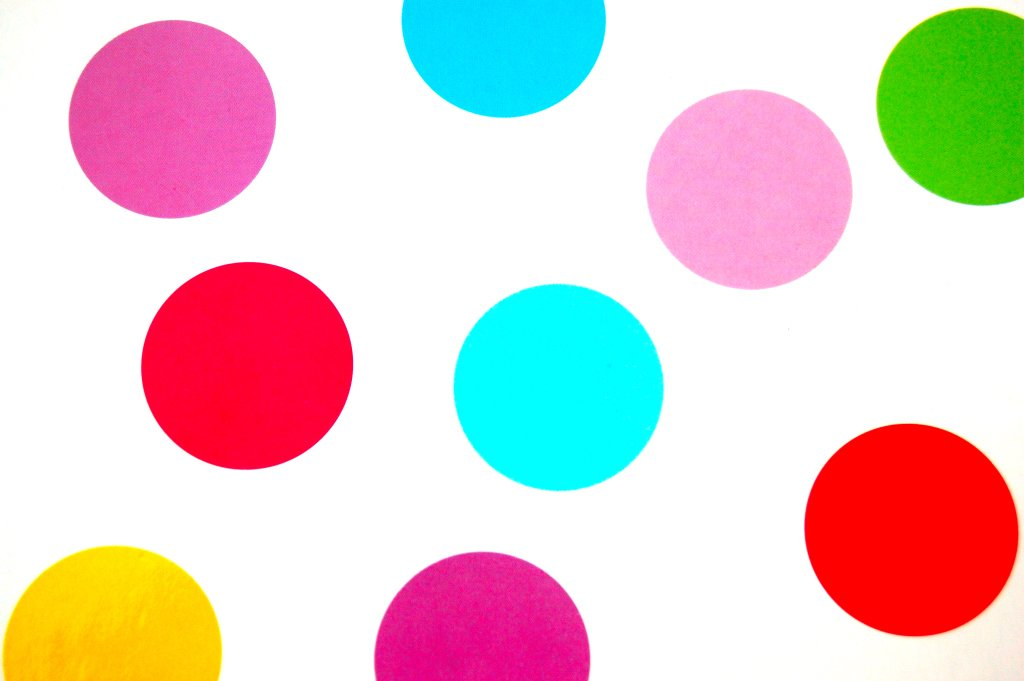
#> input picture DDD.jpg, 1024 x 681 px
$ python dot_detect.py   (older library calls are emulated)
#> lines starting #> are read from the running program, lines starting #| are printed output that depends on the picture; after the words box and inside, x2 and y2 are one past the last pixel; in counts of white or black regions, pixels touching at a corner belong together
import cv2
import numpy as np

img = cv2.imread("DDD.jpg")
#> img is the input picture: shape (681, 1024, 3); mean B, G, R 204.2, 204.7, 226.5
img = cv2.cvtColor(img, cv2.COLOR_BGR2HSV)
#> img: shape (681, 1024, 3); mean H, S, V 45.9, 83, 251
lower_red = np.array([0,50,50])
upper_red = np.array([10,255,255])
mask0 = cv2.inRange(img, lower_red, upper_red)
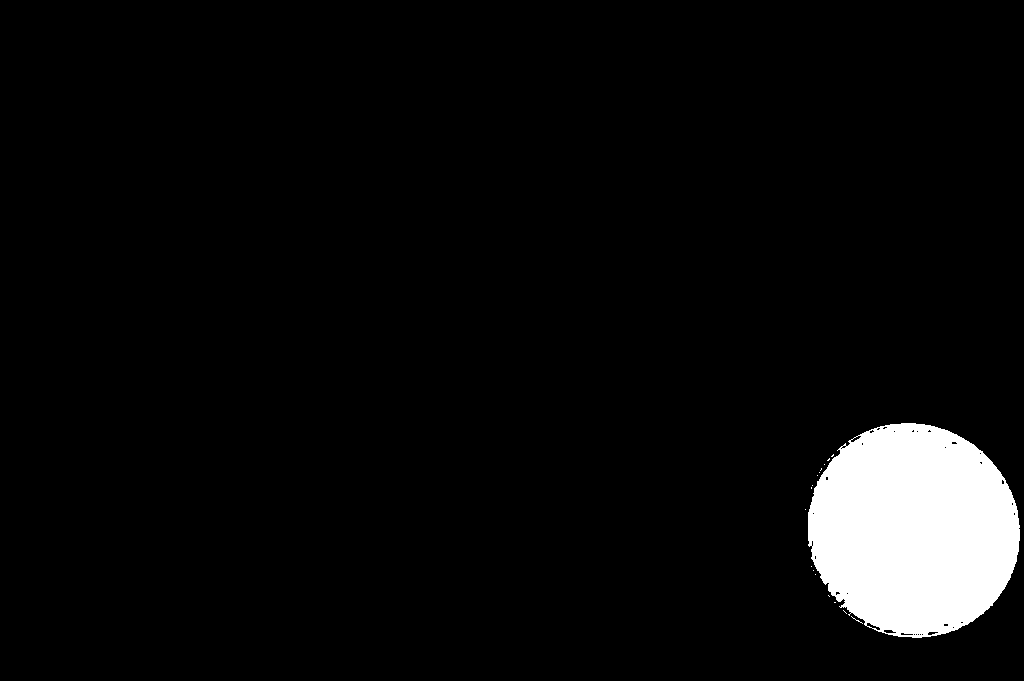
#> mask0: shape (681, 1024); 5.1% white; 17 white regions (16 under 20 px), largest, box (x1, y1, x2, y2) and area: (808, 423, 1020, 638) 35368
cv2.imshow("Mask0",mask0)
cv2.waitKey(0)
cv2.destroyAllWindows()

lower_red = np.array([170,50,50])
upper_red = np.array([180,255,255])
mask1 = cv2.inRange(img, lower_red, upper_red)
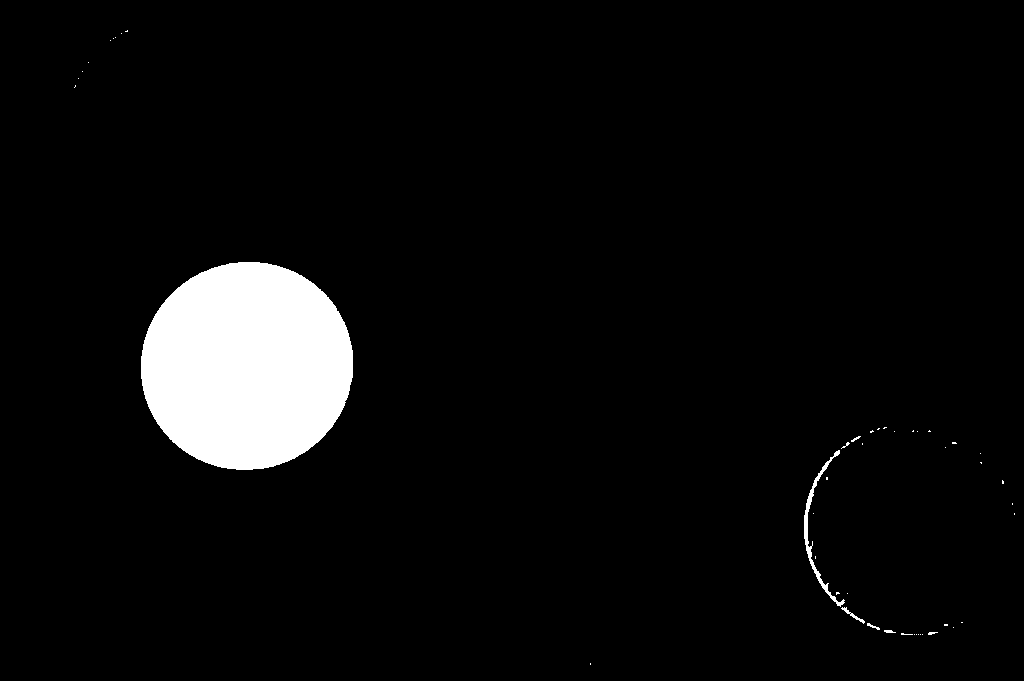
#> mask1: shape (681, 1024); 5.1% white; 47 white regions (40 under 20 px), largest, box (x1, y1, x2, y2) and area: (141, 262, 353, 470) 34758, (804, 450, 845, 607) 661, (841, 607, 865, 624) 78
cv2.imshow("Mask1",mask1)
cv2.waitKey(0)
cv2.destroyAllWindows()

mask = mask0+mask1
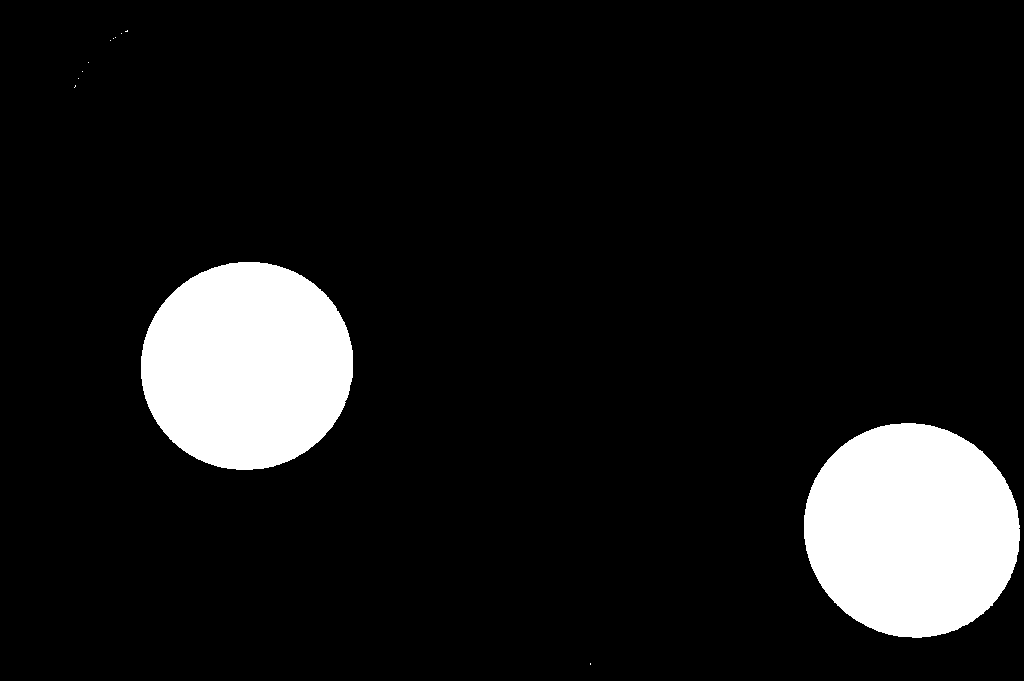
#> mask: shape (681, 1024); 10.2% white; 12 white regions (10 under 20 px)
cv2.imshow("Mask",mask)
cv2.waitKey(0)
cv2.destroyAllWindows()

_,cnts,_ = cv2.findContours(mask, cv2.RETR_LIST, cv2.CHAIN_APPROX_SIMPLE)
#> cnts = 12 contours, 10 with area under 20; largest, box (x1, y1, x2, y2) and area: (804, 423, 1020, 638) 36067, (141, 262, 353, 470) 34458

# area1 and area2 are the range of contour area, change accordingly
area1 = 100
area2 = 2000000
totalDots = []

# Count the total number of contours
for cnt in cnts:
	if area1 < cv2.contourArea(cnt) < area2:
		print(cv2.contourArea(cnt))
		totalDots.append(cnt)
		x,y,w,h = cv2.boundingRect(cnt)
		cv2.rectangle(mask, (x, y), (x + w, y + h), (0, 255,0), 2)
		center = (x,y)
		center2 = (int(x+(w/2)),int(y+(h/2)))
		cv2.circle(mask,center,int(w/2),(255,255,255),2)
		cv2.circle(mask,center2,int(w/2),(255,255,255),2)
		print ("center: ", center)
		print("center2: ",center2)
#> this loop made 12 passes
#> (x, y, w, h, center2) on passes 2 to 3: (804, 423, 216, 215, (912, 530)), (141, 262, 212, 208, (247, 366))
#> cnt on passes 1, 4, 5, 6, 7, 8: [[590, 663], [590, 664]], [[75, 85], [75, 86], [74, 87], [75, 86]], [[78, 78]], [[82, 71]], [[88, 62]], [[110, 40]]
#| 36067.0
#| center:  (804, 423)
#| center2:  (912, 530)
#| 34458.0
#| center:  (141, 262)
#| center2:  (247, 366)
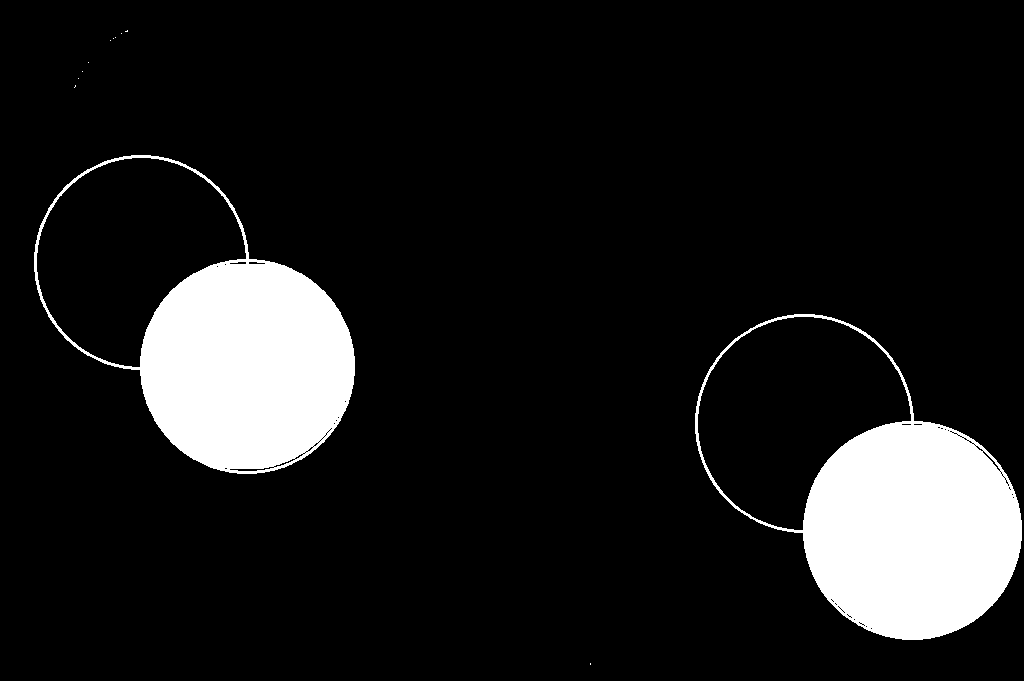
#> mask: shape (681, 1024); 11% white; 12 white regions (10 under 20 px)
#> after the loop, totalDots = 2 contours; box (x1, y1, x2, y2) and area: (804, 423, 1020, 638) 36067, (141, 262, 353, 470) 34458

text = "Total number of dots are: {}".format(len(totalDots))
#> text = 'Total number of dots are: 2'
cv2.putText(mask, text, (50, 20), cv2.FONT_HERSHEY_SIMPLEX, 0.7, (200, 255, 255), 2)
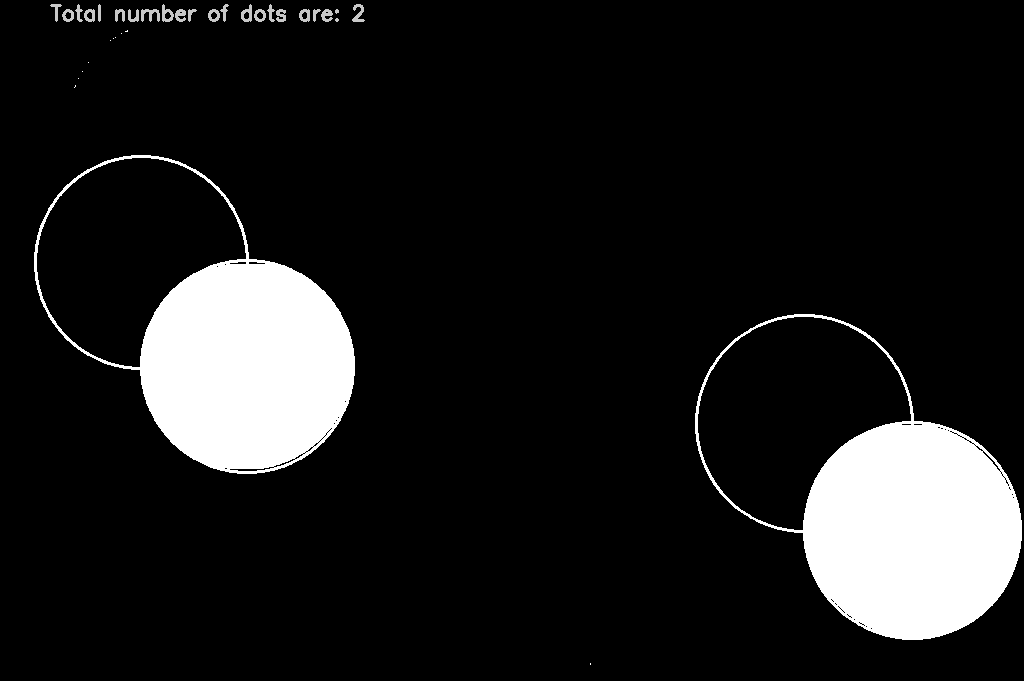
#> mask: shape (681, 1024); 0.27% of pixels changed, all inside (x1, y1, x2, y2) = (50, 4, 365, 22)

cv2.imshow("Mask",mask)
cv2.waitKey(0)
cv2.destroyAllWindows()
print("Total number of dots are:{}".format(len(totalDots)))
#| Total number of dots are:2

print(mask.shape)
#| (681, 1024)
print(img.shape)
#| (681, 1024, 3)
